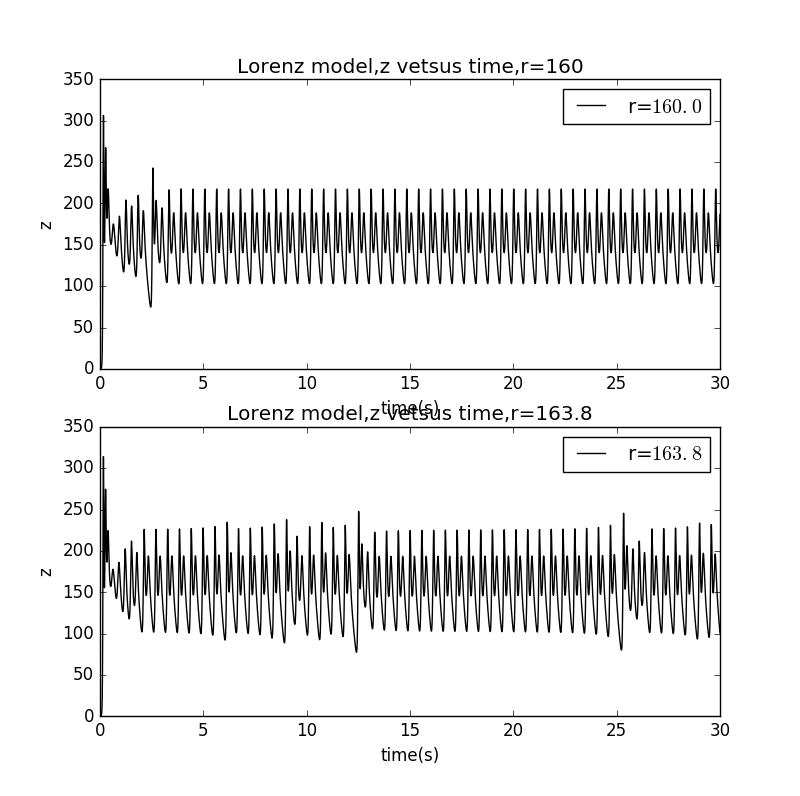

The script that drew this image:
import matplotlib.pyplot as plt

a=10
b=8./3.

class Position():
    def __init__(self,_r,_x0=1,_y0=0,_z0=0,_t0=0,_time=60,_dt=0.0001):
        self.x=[_x0]
        self.y=[_y0]
        self.z=[_z0]
        self.t=[_t0]
        self.r=_r
        self.time=_time
        self.dt=_dt
        self.n=int(self.time/self.dt)
    def calculate(self):
        for i in range(self.n):
            self.x.append(self.x[-1]+a*(self.y[-1]-self.x[-1])*self.dt)
            self.y.append(self.y[-1]+(-self.x[-2]*self.z[-1]+self.r*self.x[-2]-self.y[-1])*self.dt)
            self.z.append(self.z[-1]+(self.x[-2]*self.y[-2]-b*self.z[-1])*self.dt)
            self.t.append(self.t[-1]+self.dt)
    def plot(self,color):
        plt.plot(self.t,self.z,color,label='r=$%.1f$'%self.r)
plt.figure(figsize=(8,8))
ax1=plt.subplot(211)
A=Position(160)
A.calculate()
A.plot('k-')
plt.title('Lorenz model,z vetsus time,r=160')
plt.xlabel('time(s)')
plt.ylabel('z')
plt.xlim(0,30)
plt.legend(loc='upper right')

ax2=plt.subplot(212)
B=Position(163.8)
B.calculate()
B.plot('k-')
plt.title('Lorenz model,z vetsus time,r=163.8')
plt.xlabel('time(s)')
plt.ylabel('z')
plt.xlim(0,30)
plt.legend(loc='upper right')

plt.savefig('lorenz4.png')
plt.show()
